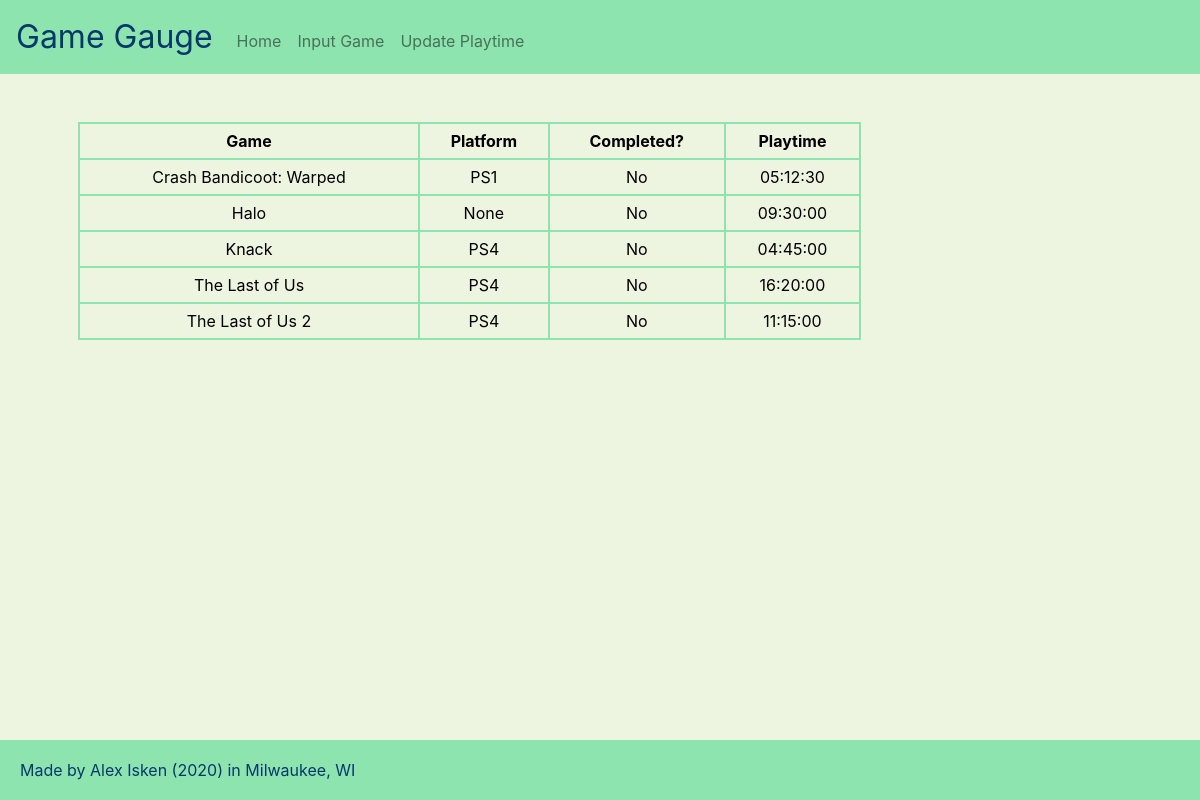
The app's page /, older data.
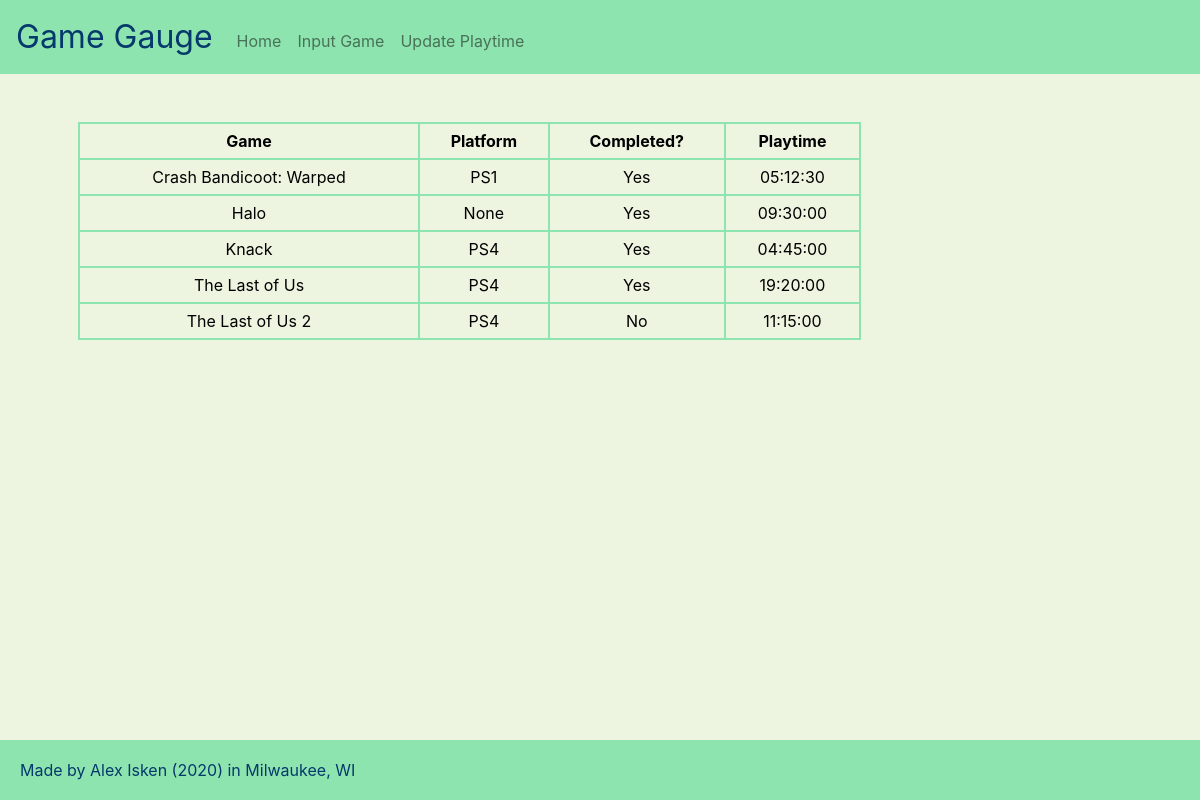
The same page, newer data.
### tables this page shows
CREATE TABLE 'games' ('game_id' integer PRIMARY KEY AUTOINCREMENT NOT NULL, 'game_title' text, 'release_date' date, 'playtime' time,'complete' boolean, 'platform' text, 'publisher' text, 'developer' text);

### application.py (the view)
@app.route("/")
def index():
    game_list = db.execute("SELECT * FROM games")
    game_list_sorted = sorted(game_list, key = lambda i: (i['game_title']))
    return render_template("index.html", game_list=game_list_sorted)

### application.py (called while the page is built)
@app.after_request
def after_request(response):
    response.headers["Cache-Control"] = "no-cache, no-store, must-revalidate"
    response.headers["Expires"] = 0
    response.headers["Pragma"] = "no-cache"
    return response

### templates/index.html (shortened to what this page needs)
{% extends "layout.html" %}
{% block main %}
    <table class="custom-table">
      <tr>
        <th>Game</th>
        <th>Platform</th>
        <th>Completed?</th>
        <th>Playtime</th>
      </tr>
      {% for game in game_list %}
      <tr>
        <td>{{ game['game_title'] }}</td>
        <td>{{ game['platform'] }}</td>
        {% if game['complete'] == 1 %}
        <td>Yes</td>
        {% else %}
        <td>No</td>
        {% endif %}
        <td>{{ game['playtime'] }}</td>
      </tr>
      {% endfor %}
    </table>
{% endblock %}

### templates/layout.html (shortened to what this page needs)
<!DOCTYPE html>
<html lang="en">
    <head>
        <link href="https://maxcdn.bootstrapcdn.com/bootstrap/4.1.3/css/bootstrap.min.css" rel="stylesheet">
        <link href="/static/styles.css" rel="stylesheet">
    </head>
    <body>
        <nav class="navbar navbar-expand-md navbar-light" style="background-color: #8EE4AF">
            <a class="navbar-brand" href="/"><span class="main">Game Gauge</span></a>
            <div class="collapse navbar-collapse" id="navbar">
                <ul class="navbar-nav mr-auto mt-2">
                    <li class="nav-item"><a class="nav-link" href="/">Home</a></li>
                    <li class="nav-item"><a class="nav-link" href="/input">Input Game</a></li>
                    <li class="nav-item"><a class="nav-link" href="/manage">Update Playtime</a></li>
                </ul>
            </div>
        </nav>
        <main class="container p-5">
            {% block main %}{% endblock %}
        </main>
        <footer class="footer">
            <div class="foot-text">
                Made by Alex Isken (2020) in Milwaukee, WI
            </div>
        </footer>
    </body>
</html>

### static/styles.css (style rules this page uses)
nav .navbar-brand { font-size: xx-large; }
nav .navbar-brand .main { color: #05386B; }
body { background-color: #EDF5E1; }
main { overflow-x: auto; text-align: center; }
.footer { position: absolute; bottom: 0; width: 100%; height: 60px; line-height: 60px; background-color: #8EE4AF }
.foot-text { padding-left: 20px; color: #05386B; }
table.custom-table { width: 75%; background-color: #EDF5E1; border-collapse: collapse; border-width: 2px; border-color: #8EE4AF; border-style: solid; color: #000000; }
table.custom-table td, .custom-table th { border-width: 2px; border-color: #8EE4AF; border-style: solid; padding: 5px; }

Row changes from the older to the newer data that the page shows:
changed games "Crash Bandicoot: Warped": complete "No" → "Yes"
changed games "Halo": complete "No" → "Yes"
changed games "Knack": complete "No" → "Yes"
changed games "The Last of Us": playtime "16:20:00" → "19:20:00"; complete "No" → "Yes"
